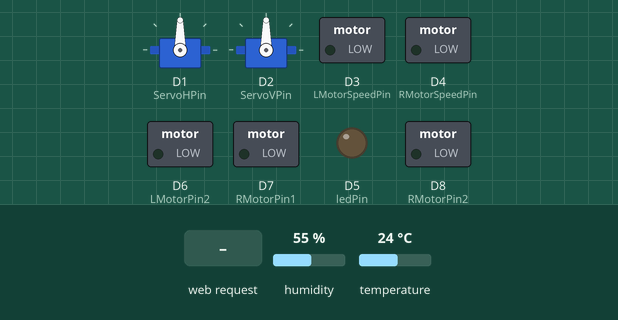
Recording of a sketch running on a simulated ESP8266 (NodeMCU). On the bench: 2 × servo, switched loads named in the sketch (green lamp = pin HIGH), output pins drawn as LEDs (lit = HIGH). The test bench sets the inputs (shaded band); at power-on: humidity 55 %, temperature 24 °C. WiFi joins after 1.5 s; servers stay silent unless stated; what the sketch prints to the serial monitor is not drawn.

Above: at 2.7 s.
2.8 s: HTTP request GET /LED=ON received
At 3.5 s:
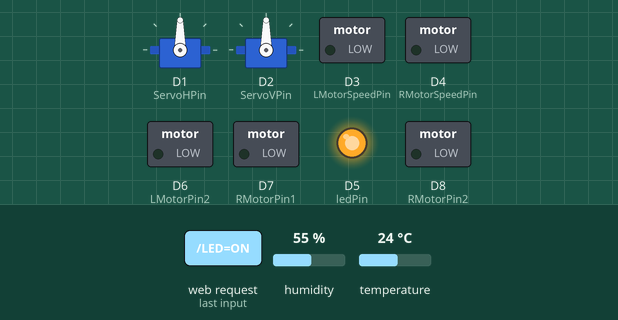
4.3 s: HTTP request GET /LEFT_START received
At 5.1 s:
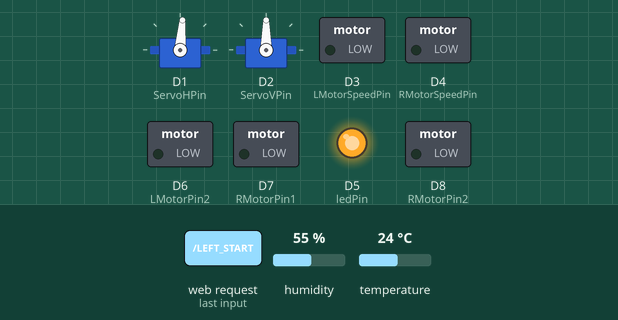
6.3 s: HTTP request GET /LED=OFF received
At 7.6 s:
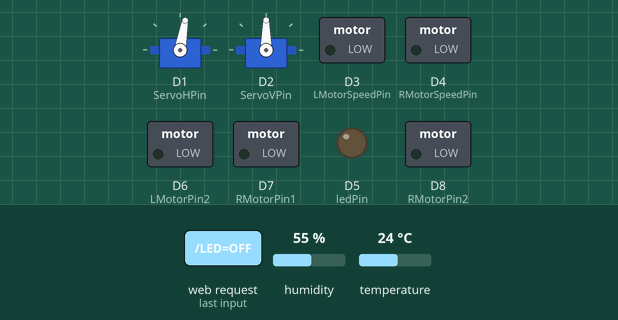
7.8 s: HTTP request GET /temperature received
At 9.0 s:
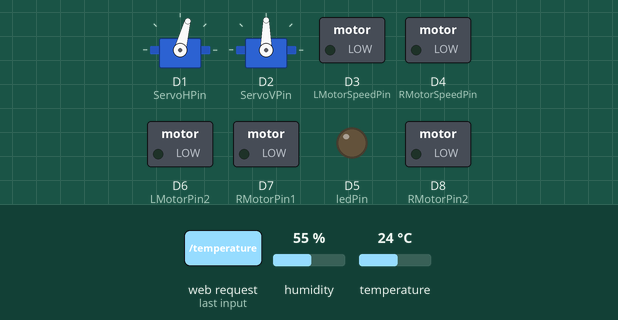
9.8 s: HTTP request GET /LED=ON received
At 11.7 s:
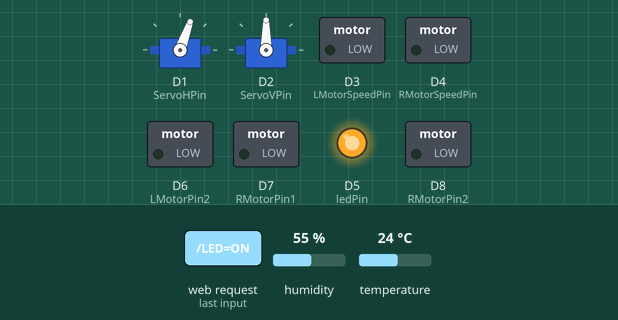
Timing chart, 0 to 12.8 s (numbered marks = the images above; inputs shaded):
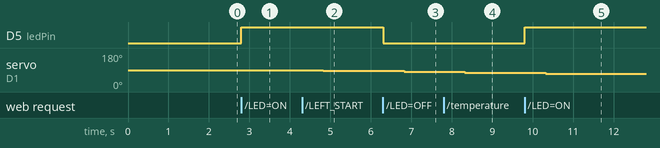

Measured:
- after the input at 2.8 s, D5 (ledPin): LOW → HIGH at once
- after the input at 4.3 s, servo on D1 (ServoHPin): 90° → 85° after 0.52 s
- after the input at 6.3 s, D5 (ledPin): HIGH → LOW at once; servo on D1 (ServoHPin): 85° → 80° after 0.52 s
- after the input at 7.8 s, servo on D1 (ServoHPin): 80° → 75° after 0.52 s
- after the input at 9.8 s, D5 (ledPin): LOW → HIGH at once; servo on D1 (ServoHPin): 75° → 70° after 0.52 s

The sketch:

esp8266_main.ino
```cpp
#include <ESP8266WiFi.h>
#include <DHT11.h>
#include <Servo.h>

const char* ssid = "NLD";
const char* password = "qwertyuiop";

// pin 정의
int ledPin = D5;

int LMotorPin1 = D5;     // 좌측 모터 제어신호 1핀
int LMotorPin2 = D6;     // 좌측 모터 제어신호 2핀
int LMotorSpeedPin = D3;    // PWM 제어를 위한 핀

int RMotorPin1 = D7;     // 우측 모터 제어신호 1핀
int RMotorPin2 = D8;     // 우측 모터 제어신호 2핀
int RMotorSpeedPin = D4;    // PWM 제어를 위한 핀

int ServoHPin = D1;   // 상단 서보 모터 핀
int ServoVPin = D2;   // 하단 서보 모터 핀

// state 정의
int LMotorState = 0;   // 좌측 모터 상태, 0이면 OFF, 1이면 ON
int RMotorState = 0;   // 우측 모터 상태, 0이면 OFF, 1이면 ON

int LMotorDirction = 0;    // 좌측 모터 방향, 0이면 앞, 1이면 뒤
int RMotorDirction = 0;    // 우측 모터 방향, 0이면 앞, 1이면 뒤

int LMotorSpeed = 150;    // 좌측 모터 속도
int RMotorSpeed = 150;    // 우측 모터 속도

// DHT11 센서 핀
#define DHT11_PIN D0
DHT11 dht11(DHT11_PIN);

// servo 방향 제어 상태
volatile bool moveLeft = false;
volatile bool moveRight = false;
volatile bool moveUp = false;
volatile bool moveDown = false;

volatile int posH = 90; // 초기 각도: 중앙 (0~180)
volatile int posV = 90; // 초기 각도: 중앙 (0~180)

unsigned long lastMoveTime = 0;
const unsigned long moveInterval = 20; // ms, 각도 1도씩 조절 간격

// 두 개의 서보 객체 생성 (수평, 수직)
Servo servoH; // 좌우(수평) 움직임
Servo servoV; // 상하(수직) 움직임

// WIFI 설정
IPAddress local_IP(192, 168, 43, 150);
IPAddress gateway(192, 168, 43, 1);
IPAddress subnet(255, 255, 255, 0);
IPAddress primaryDNS(8, 8, 8, 8);
IPAddress secondaryDNS(8, 8, 4, 4);

WiFiServer server(80);

void setup() {
	Serial.begin(115200);
  Serial.print("start");
	delay(10);

	// 서보 모터 초기화
	servoH.attach(ServoHPin);
	servoV.attach(ServoVPin);
	servoH.write(posH);
	servoV.write(posV);

	// 고정 IP 설정
	if (!WiFi.config(local_IP, gateway, subnet, primaryDNS, secondaryDNS)) {
		Serial.println("Static IP configuration failed!");
	}

	pinMode(ledPin, OUTPUT);
	digitalWrite(ledPin, LOW);

  pinMode(LMotorPin1, OUTPUT);    // 제어 1번핀 출력모드 설정
  pinMode(LMotorPin2, OUTPUT);    // 제어 2번핀 출력모드 설정
  pinMode(LMotorSpeedPin, OUTPUT);   // PWM 제어핀 출력모드 설정

	pinMode(RMotorPin1, OUTPUT);    // 제어 1번핀 출력모드 설정
	pinMode(RMotorPin2, OUTPUT);    // 제어 2번핀 출력모드 설정
	pinMode(RMotorSpeedPin, OUTPUT);   // PWM 제어핀 출력모드 설정

	// Connect to WiFi network
	Serial.println();
	Serial.println();
	Serial.print("Connecting to ");
	Serial.println(ssid);

	WiFi.begin(ssid, password);

	while (WiFi.status() != WL_CONNECTED) {
		delay(500);
		Serial.print(".");
	}
	Serial.println("");
	Serial.println("WiFi connected");

	// Start the server
	server.begin();
	Serial.println("Server started");

	// Print the IP address
	Serial.print("Use this URL : ");
	Serial.print("http://");
	Serial.print(WiFi.localIP());
	Serial.println("/");
}

void loop() {

	// Check if a client has connected
	WiFiClient client = server.available();
	if (!client) {
		return;
	}

	// Wait until the client sends some data
	Serial.println("new client");
	while(!client.available()){
		delay(1);
	}

	// Read the first line of the request
	String request = client.readStringUntil('\r');
	Serial.println(request);
	client.flush();

	// 테스트용 LED API
	int value = LOW;
	if (request.indexOf("/LED=ON") != -1) {
		digitalWrite(ledPin, HIGH);
		value = HIGH;
	}
	if (request.indexOf("/LED=OFF") != -1){
		digitalWrite(ledPin, LOW);
		value = LOW;
	}

	int temperature = 0;
	int humidity = 0;
	int result = dht11.readTemperatureHumidity(temperature, humidity);

	// 온도, 습도 측정 API
	if (request.indexOf("/temperature") != -1) client.println(temperature);
	if (request.indexOf("/humidity") != -1) client.println(humidity);

	// servo 모터 제어 API
	// 좌우 제어 명령 파싱 (수평)
	if (request.indexOf("/LEFT_START") != -1)
	{
		moveLeft = true;
	}
	if (request.indexOf("/LEFT_STOP") != -1)
	{
		moveLeft = false;
	}
	if (request.indexOf("/RIGHT_START") != -1)
	{
		moveRight = true;
	}
	if (request.indexOf("/RIGHT_STOP") != -1)
	{
		moveRight = false;
	}

	// 상하 제어 명령 파싱 (수직)
	if (request.indexOf("/UP_START") != -1)
	{
		moveUp = true;
	}
	if (request.indexOf("/UP_STOP") != -1)
	{
		moveUp = false;
	}
	if (request.indexOf("/DOWN_START") != -1)
	{
		moveDown = true;
	}
	if (request.indexOf("/DOWN_STOP") != -1)
	{
		moveDown = false;
	}

	// 아래 코드들은 state만을 설정합니다.
	// 이후 모터 제어는 그 아래의 코드에서 state를 기반으로 직접적으로 제어합니다.
	// 좌측 모터 제어 API, /LMotor=ON, /LMotor=OFF, /LMotor=FORWARD, /LMotor=BACKWARD
    if (request.indexOf("/LMotor=ON") != -1) LMotorState = 1; // 좌측 모터 상태를 ON으로 설정
    if (request.indexOf("/LMotor=OFF") != -1) LMotorState = 0;   // 좌측 모터 상태를 OFF로 설정
	if (request.indexOf("/LMotor=FORWARD") != -1) LMotorDirction = 0;   // 좌측 모터 방향을 정방향으로 설정
	if (request.indexOf("/LMotor=BACKWARD") != -1) LMotorDirction = 1;   // 좌측 모터 방향을 역방향으로 설정

	// 우측 모터 제어 API, /RMotor=ON, /RMotor=OFF, /RMotor=FORWARD, /RMotor=BACKWARD
	if (request.indexOf("/RMotor=ON") != -1) RMotorState = 1; // 우측 모터 상태를 ON으로 설정
	if (request.indexOf("/RMotor=OFF") != -1) RMotorState = 0;   // 우측 모터 상태를 OFF로 설정
	if (request.indexOf("/RMotor=FORWARD") != -1) RMotorDirction = 0;   // 우측 모터 방향을 정방향으로 설정
	if (request.indexOf("/RMotor=BACKWARD") != -1) RMotorDirction = 1;   // 우측 모터 방향을 역방향으로 설정

	// 모터 속도 제어 API, /Speed=LOW, /Speed=HIGH
	if (request.indexOf("/Speed=LOW") != -1) {
		LMotorSpeed = 50;   // 좌측 모터 속도를 낮음으로 설정
		RMotorSpeed = 50;   // 우측 모터 속도를 낮음으로 설정
	}
	if (request.indexOf("/Speed=MEDIUM") != -1) {
		LMotorSpeed = 150;   // 좌측 모터 속도를 중간으로 설정
		RMotorSpeed = 150;   // 우측 모터 속도를 중간으로 설정
	}
	if (request.indexOf("/Speed=HIGH") != -1) {
		LMotorSpeed = 255;   // 좌측 모터 속도를 높음으로 설정
		RMotorSpeed = 255;   // 우측 모터 속도를 높음으로 설정
	}

	// 좌측 모터 제어
	if (LMotorState == 1){
		if (LMotorDirction == 0) {   // 좌측 모터가 정방향으로 회전
			digitalWrite(LMotorPin1, HIGH);  // 모터가 정방향으로 회전
			digitalWrite(LMotorPin2, LOW);
		} else {    // 좌측 모터가 역방향으로 회전
			digitalWrite(LMotorPin1, LOW);   // 모터가 역방향으로 회전
			digitalWrite(LMotorPin2, HIGH);
		}
		analogWrite(LMotorSpeedPin, LMotorSpeed);   // 모터 속도를 설정
	} else {
		analogWrite(LMotorSpeedPin, 0);   // 모터 속도를 0으로 설정
	}

	// 우측 모터 제어
	if (RMotorState == 1){
		if (RMotorDirction == 0) {   // 우측 모터가 정방향으로 회전
			digitalWrite(RMotorPin1, HIGH);  // 모터가 정방향으로 회전
			digitalWrite(RMotorPin2, LOW);
		} else {    // 우측 모터가 역방향으로 회전
			digitalWrite(RMotorPin1, LOW);   // 모터가 역방향으로 회전
			digitalWrite(RMotorPin2, HIGH);
		}
		analogWrite(RMotorSpeedPin, RMotorSpeed);   // 모터 속도를 설정
	} else {
		analogWrite(RMotorSpeedPin, 0);   // 모터 속도를 0으로 설정
	}

	// servo 모터 제어, 주기적으로 각도 업데이트
	unsigned long now = millis();
	if (now - lastMoveTime > moveInterval)
	{
		lastMoveTime = now;

		// 좌우(수평)
    int angle_change = 5;
		if (moveLeft && posH > 0)
		{
			posH -= angle_change;
			servoH.write(posH);
		}
		if (moveRight && posH < 180)
		{
			posH += angle_change;
			servoH.write(posH);
		}

		// 상하(수직)
		if (moveUp && posV < 180)
		{
			posV += angle_change;
			servoV.write(posV);
		}
		if (moveDown && posV > 0)
		{
			posV -= angle_change;
			servoV.write(posV);
		}
	}
}
```
